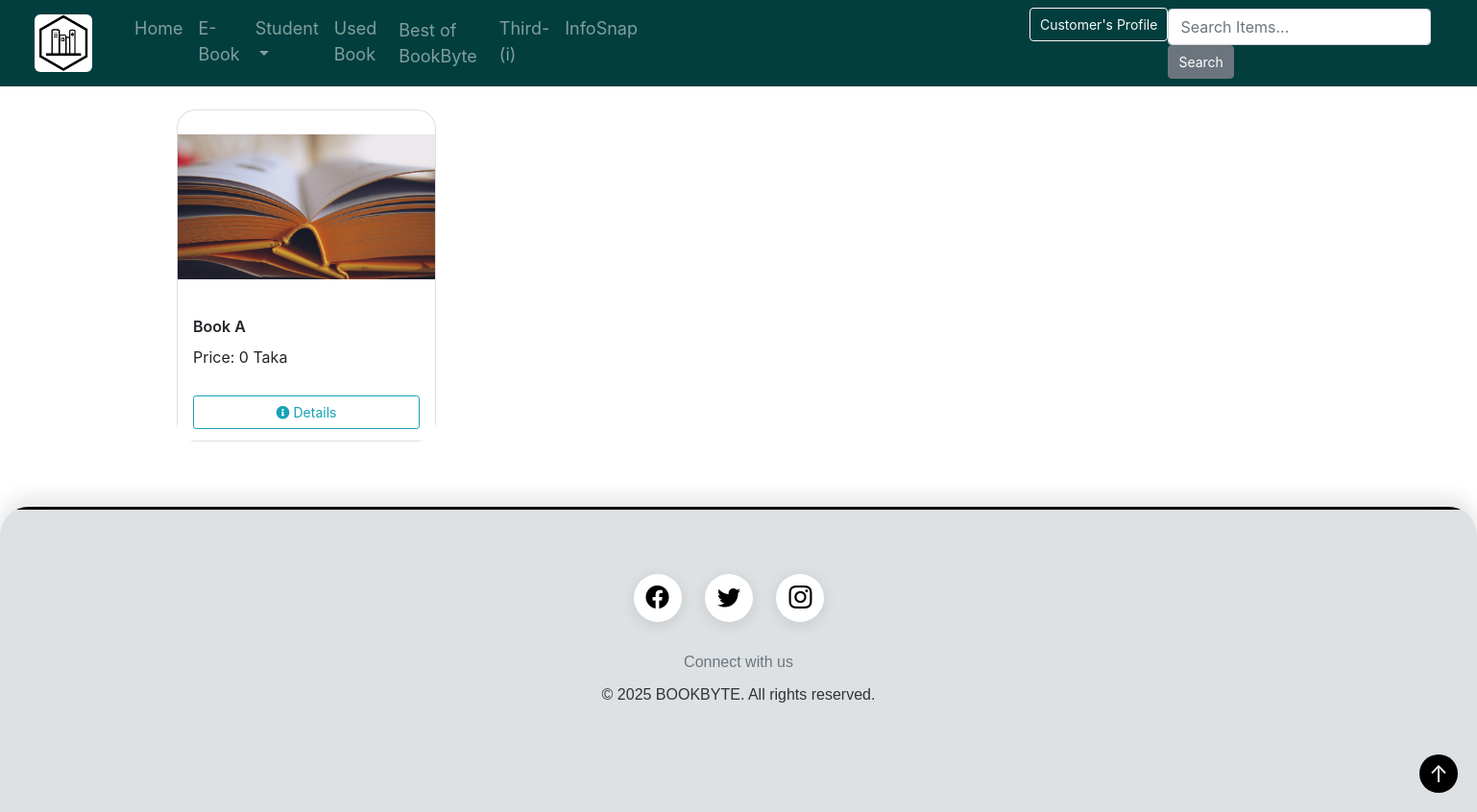
The app's page /my_donation/ (signed in) with its own data.
### products/models.py (models this page shows, shortened)
class Book(models.Model):
    title = models.CharField(max_length=200)
    author = models.CharField(max_length=200)
    publisher = models.CharField(max_length=200)
    description = models.TextField(blank=True, null=True)
    category_type = (('Story', 'Story'), ('Fiction', 'Fiction'), ('Non-Fiction', 'Non-Fiction'), ('Novel', 'Novel'),
                     ('History', 'History'), ('Poetry', 'Poetry'), ('Cookbook', 'Cookbook'),
                     ('Drama', 'Drama'), ('Thriller', 'Thriller'), ('Biography', 'Biography'), ('Action', 'Action'),
                     ('Literature', 'Literature'), ('Adventure', 'Adventure'), ('Others', 'Others'))
    category = models.CharField(max_length=200, choices=category_type, blank=True, null=True)
    price = models.IntegerField(blank=True, null=True)
    quantity = models.IntegerField(blank=True, null=True)
    image = models.ImageField(upload_to='images/', blank=True, null=True, default='images/default.jpg')
    review_choice = models.ForeignKey('Review', on_delete= models.CASCADE, blank=True, null=True)
    type = (('New', 'New'), ('Used', 'Used'), ('Academic', 'Academic'), ('Admission', 'Admission'))
    type_choice = models.CharField(max_length=100, choices=type, blank=True, null=True)
    donated_by = models.ForeignKey(User, on_delete=models.SET_NULL, null=True, blank=True)
    date_time = models.DateTimeField(auto_now_add=True, blank=True, null=True)
    sales_count = models.IntegerField(default=0)
    average_rating = models.FloatField(default=0.0)

### user/views.py (the view)
# urls.py: path('my_donation/',u_views.my_donations, name = 'my_donation'),
@login_required
def my_donations(request):
    donated_books = Book.objects.filter(donated_by=request.user).order_by('-date_time')
    context = {'donated_books': donated_books}
    return render(request, 'my_donation.html', context)

### user/templates/my_donation.html (shortened to what this page needs)
{% extends 'main_user.html' %}
{% load static %}
{% block content %}
<link rel="stylesheet" href="{% static 'css/home_user.css' %}">
<link href="https://cdnjs.cloudflare.com/ajax/libs/font-awesome/5.15.4/css/all.min.css" rel="stylesheet">
<div class="container py-4">
    <div class="row">
        {% for p in donated_books %}
        <div class="col-md-3 mb-4">
            <div class="card h-100 shadow-sm rounded-4">
                {% if p.image %}
                <img src="{{ p.image.url }}" class="card-img-top rounded-top" style="height: 200px; object-fit: contain;" alt="{{ p.title }}">
                {% endif %}
                <div class="card-body">
                    <h6 class="card-title fw-semibold">{{ p.title }}</h6>
                    <p class="card-text">Price: {{ p.price }} Taka</p>
                </div>
                <div class="card-footer bg-white border-top-0">
                    <div class="d-flex justify-content-between gap-2">
                        <a href="{% url 'book_details_user' p.id %}" class="btn btn-outline-info btn-sm rounded-pill w-100">
                            <i class="fas fa-info-circle me-1"></i> Details
                        </a>
                    </div>
                </div>
            </div>
        </div>
        {% endfor %}
    </div>
</div>
{% endblock %}

### user/templates/navbar_user.html (shortened to what this page needs)
{% load static %}
<link rel="stylesheet" href="{% static 'css/user_navbar.css' %}">
<nav class="navbar navbar-expand-lg navbar-dark custom-navbar">
    <a class="navbar-brand" href="{% url 'home' %}">
        <img src="{% static 'images/images (1).png' %}" alt="">
    </a>
    <div class="collapse navbar-collapse" id="navbarSupportedContent" style="margin-left: 20px">
        <ul class="navbar-nav mr-auto">
            <li class="nav-item{% if request.path == '/home/' %} active{% endif %}">
                <a class="nav-link" href="{% url 'home' %}" style="font-size: large">Home</a>
            </li>
            <li class="nav-item{% if request.path == '/ebook_user/' %} active{% endif %}">
                <a class="nav-link" href="{% url 'ebook_user' %}" style="font-size: large">E-Book</a>
            </li>
            <li class="nav-item dropdown">
                <a class="nav-link dropdown-toggle{% if '/student/' in request.path %} active{% endif %}" href="#" style="font-size: large" id="navbarDropdown" role="button" data-toggle="dropdown" aria-haspopup="true" aria-expanded="false">
                    Student
                </a>
            </li>
            <li class="nav-item{% if request.path == '/usedBook_user/' %} active{% endif %}">
                <a class="nav-link" href="{% url 'usedBook_user' %}" style="font-size: large">Used Book</a>
            </li>
            <li class="nav-item{% if request.path == '/recommendation/' %} active{% endif %}">
                <a class="nav-link" href="{% url 'recommendation' %}" style="font-size: large;  transition: background-color 0.3s, transform 0.3s; border-radius: 5px; padding: 10px 15px; ">
                    Best of BookByte
                </a>
            </li>
            <li class="nav-item{% if request.path == '/chatbot/' %} active{% endif %}">
                <a class="nav-link" href="{% url 'chatbot' %}" style="font-size: large">Third-(i)</a>
            </li>
            <li class="nav-item{% if request.path == '/chatbot/' %} active{% endif %}">
                <a class="nav-link" href="{% url 'find_book' %}" style="font-size: large">InfoSnap</a>
            </li>
            <li class="nav-item dropdown" style="color: skyblue ; margin-left: 400px" >
                <a class="btn btn-outline-light{% if '/Profile/' in request.path %} active{% endif %}" href="#" id="navbarDropdown" role="button" data-toggle="dropdown" aria-haspopup="true" aria-expanded="false">
                    {{ user.username }}'s Profile
                </a>
            </li>
        </ul>
        <form class="form-inline my-2 my-lg-0" action="{% url 'search_user' %}" method="GET" style="margin-right: 30px">
            <input class="form-control mr-sm-2" type="search" name="q" placeholder="Search Items..." aria-label="Search">
            <button class="btn btn-secondary my-2 my-sm-0" type="submit">Search</button>
        </form>
    </div>
</nav>
<body>
</body>

### static/css/user_navbar.css (style rules this page uses)
.custom-navbar { background-color: #033E3E; border-top: none !important; transition: all 0.3s ease; }
.navbar-brand img { height: 60px; width: 60px; border-radius: 10%; margin-left: 20px; transition: all 0.3s ease; }
.navbar-nav .nav-link { transition: all 0.3s ease; }
.form-control { transition: all 0.3s ease; }
.btn-secondary { transition: all 0.3s ease; }

### static/css/home_user.css (style rules this page uses)
.card { border-radius: 20px; transition: all 0.3s ease-in-out; }
.card-img-top { border-top-left-radius: 20px; border-top-right-radius: 20px; }
.card-body { padding: 16px; }
.card-title { font-size: 16px; font-weight: 600; margin-bottom: 10px; }
.card-footer { padding: 12px 16px; background-color: #fff; }
.btn { font-size: 14px; padding: 6px 10px; transition: 0.3s ease; }

### static/css/user_footer.css (style rules this page uses)
.container { max-width: 1200px; margin: 0 auto; padding: 0 15px; }

### records on screen
Book: image (picture), title "Book A", price "0"

### other values on screen
{{ user.username }} "Customer"
